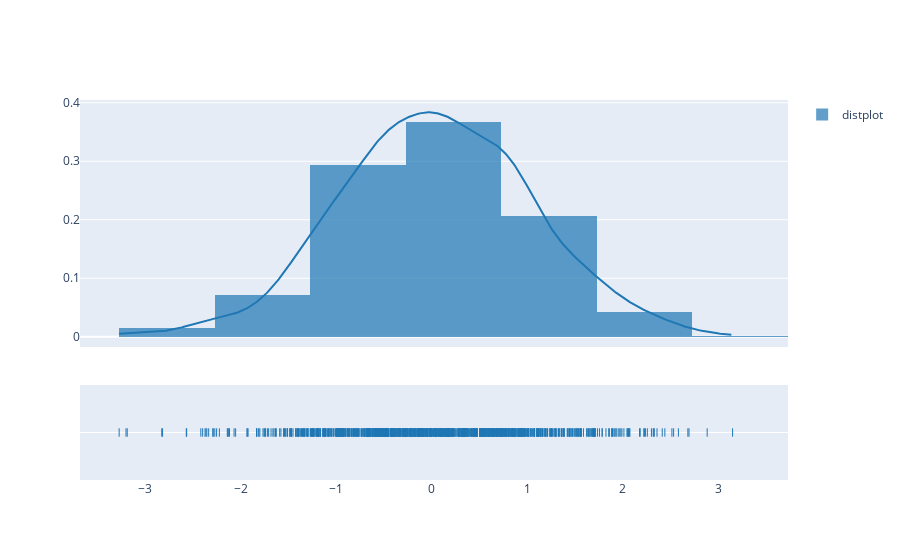

Notebook code for this chart:
### Code cell
x = np.random.randn(1000)
hist_data = [x]
group_labels = ['distplot']

fig = ff.create_distplot(hist_data,group_labels)
fig.show()

### Figure 1 — Plotly figure (JSON) as saved in the notebook; plotly's stock layout.template omitted (floating-point values rounded to 4 significant figures; data arrays with more than 128 entries replaced by an {"elided": "..."} marker saying what was removed)
{"data": [{"autobinx": false, "histnorm": "probability density", "legendgroup": "distplot", "marker": {"color": "rgb(31, 119, 180)"}, "name": "distplot", "opacity": 0.7, "type": "histogram", "x": {"elided": "1000 float values"}, "xaxis": "x", "xbins": {"end": 3.149, "size": 1, "start": -3.272}, "yaxis": "y"}, {"legendgroup": "distplot", "marker": {"color": "rgb(31, 119, 180)"}, "mode": "lines", "name": "distplot", "showlegend": false, "type": "scatter", "x": {"elided": "500 float values"}, "xaxis": "x", "y": {"elided": "500 float values"}, "yaxis": "y"}, {"legendgroup": "distplot", "marker": {"color": "rgb(31, 119, 180)", "symbol": "line-ns-open"}, "mode": "markers", "name": "distplot", "showlegend": false, "type": "scatter", "x": {"elided": "1000 float values"}, "xaxis": "x", "y": {"elided": "1000 str values"}, "yaxis": "y2"}], "layout": {"barmode": "overlay", "hovermode": "closest", "legend": {"traceorder": "reversed"}, "xaxis": {"anchor": "y2", "domain": [0, 1], "zeroline": false}, "yaxis": {"anchor": "free", "domain": [0.35, 1], "position": 0}, "yaxis2": {"anchor": "x", "domain": [0, 0.25], "dtick": 1, "showticklabels": false}}}
